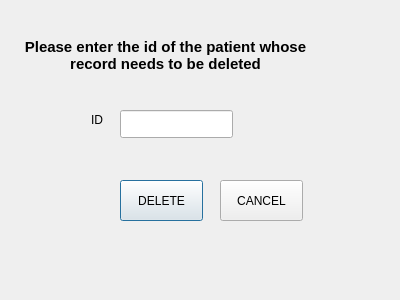
<?xml version="1.0" encoding="UTF-8"?>
<ui version="4.0">
 <class>form_delete</class>
 <widget class="QDialog" name="form_delete">
  <property name="geometry">
   <rect>
    <x>0</x>
    <y>0</y>
    <width>400</width>
    <height>300</height>
   </rect>
  </property>
  <property name="windowTitle">
   <string>DELETE</string>
  </property>
  <widget class="QLabel" name="label">
   <property name="geometry">
    <rect>
     <x>20</x>
     <y>20</y>
     <width>291</width>
     <height>71</height>
    </rect>
   </property>
   <property name="font">
    <font>
     <pointsize>11</pointsize>
     <bold>true</bold>
    </font>
   </property>
   <property name="acceptDrops">
    <bool>false</bool>
   </property>
   <property name="text">
    <string>Please enter the id of the patient whose record needs to be deleted</string>
   </property>
   <property name="scaledContents">
    <bool>false</bool>
   </property>
   <property name="alignment">
    <set>Qt::AlignCenter</set>
   </property>
   <property name="wordWrap">
    <bool>true</bool>
   </property>
  </widget>
  <widget class="QLineEdit" name="lineEdit">
   <property name="geometry">
    <rect>
     <x>120</x>
     <y>110</y>
     <width>113</width>
     <height>28</height>
    </rect>
   </property>
  </widget>
  <widget class="QLabel" name="label_2">
   <property name="geometry">
    <rect>
     <x>40</x>
     <y>110</y>
     <width>63</width>
     <height>20</height>
    </rect>
   </property>
   <property name="text">
    <string>ID</string>
   </property>
   <property name="alignment">
    <set>Qt::AlignRight|Qt::AlignTrailing|Qt::AlignVCenter</set>
   </property>
  </widget>
  <widget class="QPushButton" name="pushButton">
   <property name="geometry">
    <rect>
     <x>120</x>
     <y>180</y>
     <width>83</width>
     <height>41</height>
    </rect>
   </property>
   <property name="text">
    <string>DELETE</string>
   </property>
  </widget>
  <widget class="QPushButton" name="pushButton_2">
   <property name="geometry">
    <rect>
     <x>220</x>
     <y>180</y>
     <width>83</width>
     <height>41</height>
    </rect>
   </property>
   <property name="text">
    <string>CANCEL</string>
   </property>
  </widget>
 </widget>
 <resources/>
 <connections/>
</ui>
